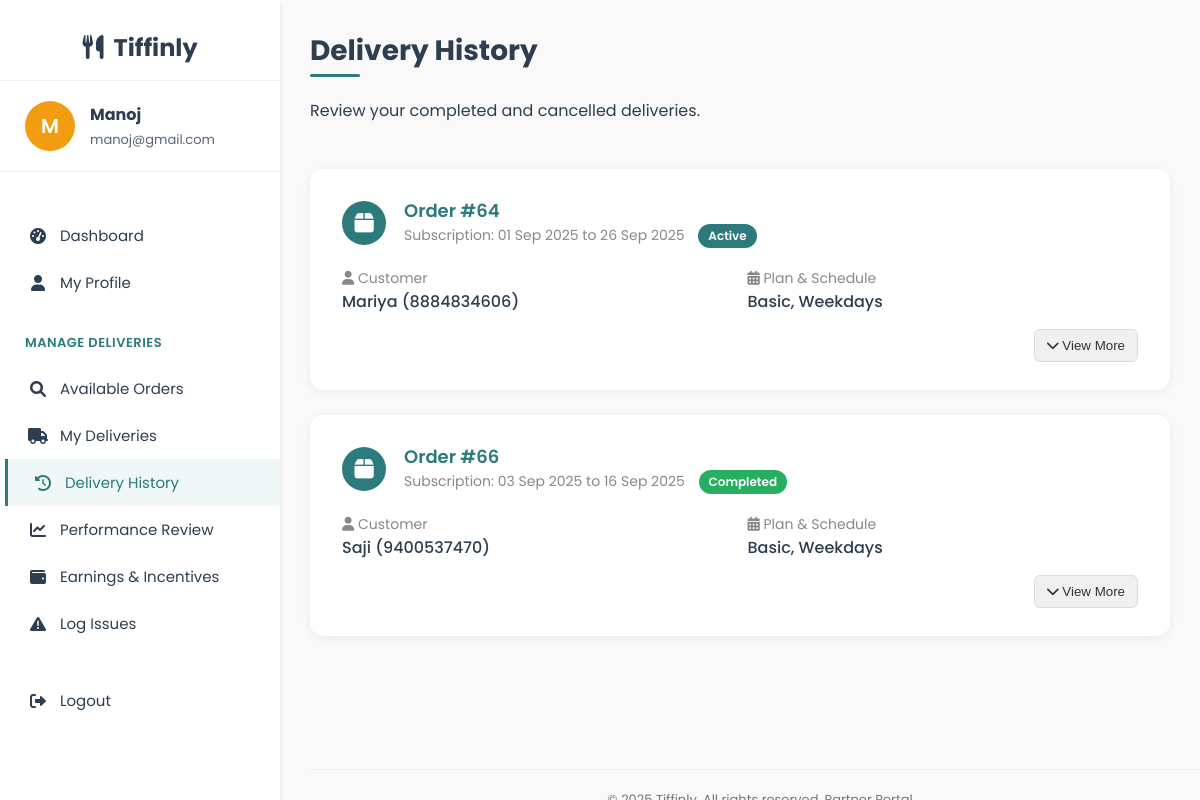
The app's page /delivery/delivery_history.php (signed in) with its own data.
### tables this page shows
CREATE TABLE `users` (
  `user_id` int(11) NOT NULL,
  `name` varchar(100) NOT NULL,
  `email` varchar(100) NOT NULL,
  `password` varchar(255) NOT NULL,
  `phone` varchar(15) DEFAULT NULL,
  `role` enum('user','admin','delivery') DEFAULT 'user',
  `created_at` timestamp NOT NULL DEFAULT current_timestamp(),
  `security_question` varchar(255) NOT NULL,
  `security_answer` varchar(255) NOT NULL
);

CREATE TABLE `delivery_assignments` (
  `assignment_id` int(11) NOT NULL,
  `subscription_id` int(11) NOT NULL,
  `delivery_date` date NOT NULL,
  `partner_id` int(11) NOT NULL,
  `assigned_at` timestamp NOT NULL DEFAULT current_timestamp(),
  `status` enum('pending','out_for_delivery','delivered','cancelled') NOT NULL DEFAULT 'pending',
  `meal_type` varchar(20) NOT NULL,
  `meal_id` int(11) DEFAULT NULL,
  `payment_id` int(11) DEFAULT NULL,
  `payment_status` enum('unpaid','paid') NOT NULL DEFAULT 'unpaid'
);

CREATE TABLE `subscriptions` (
  `subscription_id` int(11) NOT NULL,
  `user_id` int(11) DEFAULT NULL,
  `plan_id` int(11) DEFAULT NULL,
  `dietary_preference` varchar(20) DEFAULT NULL,
  `start_date` date NOT NULL,
  `end_date` date NOT NULL,
  `schedule` enum('Weekdays','Extended','Full Week') NOT NULL,
  `delivery_time` time NOT NULL,
  `total_price` decimal(10,2) NOT NULL,
  `payment_status` enum('paid','unpaid','failed') DEFAULT 'unpaid',
  `status` enum('active','pending','cancelled','expired','completed') NOT NULL DEFAULT 'pending',
  `created_at` timestamp NOT NULL DEFAULT current_timestamp()
);

CREATE TABLE `meal_plans` (
  `plan_id` int(11) NOT NULL,
  `plan_name` varchar(50) NOT NULL,
  `description` text DEFAULT NULL,
  `plan_type` enum('basic','premium') NOT NULL,
  `is_active` tinyint(1) DEFAULT 1,
  `base_price` decimal(8,2) NOT NULL
);

### delivery/delivery_history.php (the view, shortened to what this page needs)
<?php
require_once('../config/db_connect.php');
$partner_id = $_SESSION['user_id'];
$user_stmt = $conn->prepare("SELECT name, email FROM users WHERE user_id = ?");
$user_stmt->bind_param("i", $partner_id);
$user_stmt->execute();
$user_res = $user_stmt->get_result();
$user = $user_res->fetch_assoc();
$history_sql = "
        SELECT DISTINCT
                da.assignment_id,
                da.status as delivery_status,
                da.meal_type,
                da.delivery_date,
                da.assigned_at,
                s.subscription_id, s.start_date, s.end_date, s.schedule, s.plan_id, s.dietary_preference, s.status,
                u.name as user_name, u.phone, u.user_id,
                mp.plan_name,
                dp.time_slot,
                a.address_type,
                COALESCE(sm.meal_name, m.meal_name) AS meal_name
        FROM delivery_assignments da
        JOIN subscriptions s ON da.subscription_id = s.subscription_id
        JOIN users u ON s.user_id = u.user_id
        JOIN meal_plans mp ON s.plan_id = mp.plan_id
        LEFT JOIN delivery_preferences dp ON s.user_id = dp.user_id AND LOWER(da.meal_type) = LOWER(dp.meal_type)
        LEFT JOIN addresses a ON dp.address_id = a.address_id
        LEFT JOIN subscription_meals sm ON da.subscription_id = sm.subscription_id AND UPPER(DAYNAME(da.delivery_date)) = sm.day_of_week AND da.meal_type = sm.meal_type
        LEFT JOIN meals m ON da.meal_id = m.meal_id
            WHERE da.partner_id = ?
                AND da.status IN ('delivered', 'cancelled')
                AND da.delivery_date <= CURDATE()
        ORDER BY da.delivery_date DESC, s.subscription_id, FIELD(da.meal_type, 'Breakfast', 'Lunch', 'Dinner')
";
$hist_stmt = $conn->prepare($history_sql);
$hist_stmt->bind_param("i", $partner_id);
$hist_stmt->execute();
$history_res = $hist_stmt->get_result();
$history = [];
while ($row = $history_res->fetch_assoc()) {
    $sid = $row['subscription_id'];
    $date = $row['delivery_date'] ?? 'Unknown Date';
    if (!isset($history[$sid])) {
        $history[$sid] = [
            'details' => $row,
            'items_by_date' => []
        ];
    }
    if (!isset($history[$sid]['items_by_date'][$date])) {
        $history[$sid]['items_by_date'][$date] = [];
    }
    $history[$sid]['items_by_date'][$date][] = $row;
}
?>
<!DOCTYPE html>
<html lang="en">
<head>
    <link rel="stylesheet" href="https://cdnjs.cloudflare.com/ajax/libs/font-awesome/6.0.0-beta3/css/all.min.css">
    <link rel="stylesheet" href="../user/user_css/profile_style.css">
</head>
<body>
<div class="dashboard-container">
    <div class="sidebar">
        <div class="sidebar-header"><i class="fas fa-utensils"></i>&nbsp; Tiffinly</div>
        <div class="admin-profile">
            <div class="admin-avatar"><?php echo strtoupper(substr($user['name'] ?? 'P', 0, 1)); ?></div>
            <div class="admin-info">
                <h4><?php echo htmlspecialchars($user['name'] ?? 'Partner'); ?></h4>
                <p><?php echo htmlspecialchars($user['email'] ?? ''); ?></p>
            </div>
        </div>
        <div class="sidebar-menu">
            <a href="partner_dashboard.php" class="menu-item"><i class="fas fa-tachometer-alt"></i> Dashboard</a>
            <a href="partner_profile.php" class="menu-item"><i class="fas fa-user"></i> My Profile</a>
            <div class="menu-category">Manage Deliveries</div>
            <a href="available_orders.php" class="menu-item"><i class="fas fa-search"></i> Available Orders</a>
            <a href="my_deliveries.php" class="menu-item"><i class="fas fa-truck"></i> My Deliveries</a>
            <a href="delivery_history.php" class="menu-item active"><i class="fas fa-history"></i> Delivery History</a>
            <a href="performance_review.php" class="menu-item"><i class="fas fa-chart-line"></i> Performance Review</a>
            <a href="earnings.php" class="menu-item"><i class="fas fa-wallet"></i> Earnings & Incentives</a>
            <a href="log_issues.php" class="menu-item"><i class="fas fa-exclamation-triangle"></i> Log Issues</a>
            <div style="margin-top: 30px;"><a href="../logout.php" class="menu-item"><i class="fas fa-sign-out-alt"></i> Logout</a></div>
        </div>
    </div>
    <div class="main-content">
        <div class="content-wrapper">
            <div class="header">
                <div>
                    <h1>Delivery History</h1>
                    <p>Review your completed and cancelled deliveries.</p>
                </div>
            </div>
            <?php if (empty($history)): ?>
                <div class="delivery-card" style="text-align:center;color:#888;">
                    <i class="fas fa-box-open"></i> No past deliveries found.
                </div>
            <?php else: ?>
                <?php foreach ($history as $sub_id => $data): ?>
                    <div class="delivery-card">
                        <div class="card-header">
                            <div class="icon"><i class="fas fa-box"></i></div>
                            <div>
                                <div class="title">Order #<?php echo (int)$sub_id; ?></div>
                                <div style="font-size: 14px; color: #888;">
                                    Subscription: <?php echo date('d M Y', strtotime($data['details']['start_date'])); ?> to <?php echo date('d M Y', strtotime($data['details']['end_date'])); ?>
                                    <?php
                                        $status = strtolower($data['details']['status'] ?? 'active');
                                        $status_label = ucfirst($status);
                                        $badge_style = '';
                                        switch ($status) {
                                            case 'completed':
                                                $badge_style = 'background:#27ae60 !important; color:#fff !important;';
                                                break;
                                            case 'active':
                                                $badge_style = 'background:#2C7A7B !important; color:#fff !important;';
                                                break;
                                        }
                                    ?>
                                    <span class="badge badge-<?php echo $status; ?>" style="margin-left:10px;<?php echo $badge_style; ?>">
                                        <?php echo $status_label; ?>
                                    </span>
                                </div>
                            </div>
                        </div>
                        <div class="info-grid">
                            <div class="info-item">
                                <div class="label"><i class="fas fa-user"></i> Customer</div>
                                <div class="value"><?php echo htmlspecialchars($data['details']['user_name']); ?> (<?php echo htmlspecialchars($data['details']['phone']); ?>)</div>
                            </div>
                            <div class="info-item">
                                <div class="label"><i class="fas fa-calendar-alt"></i> Plan & Schedule</div>
                                <div class="value"><?php echo htmlspecialchars($data['details']['plan_name']); ?>, <?php echo htmlspecialchars($data['details']['schedule']); ?></div>
                            </div>
                        </div>
                        <div class="card-footer">
                            <button class="date-button toggle-details" data-target="details-<?php echo (int)$sub_id; ?>">
                                <i class="fas fa-chevron-down"></i> View More
                            </button>
                        </div>
                    </div>
                <?php endforeach; ?>
            <?php endif; ?>
            <footer>
            </footer>
        </div>
    </div>
</div>
</body>
</html>

### user/user_css/profile_style.css (style rules this page uses)
:root { --primary-color: #2C7A7B; --secondary-color: #F39C12; --accent-color: #F1C40F; --dark-color: #2C3E50; --light-color: #F9F9F9; --success-color: #27AE60; --danger-color: #E74C3C; --shadow-sm: 0 1px 3px rgba(0,0,0,0.12); --shadow-md: 0 4px 6px rgba(0,0,0,0.1); --shadow-lg: 0 10px 25px rgba(0,0,0,0.1); --transition-fast: all 0.2s ease; --transition-medium: all 0.3s ease; --transition-slow: all 0.5s ease; }
body { font-family: 'Poppins', sans-serif; margin: 0; padding: 0; background-color: var(--light-color); color: var(--dark-color); overflow-x: hidden; }
.dashboard-container { display: grid; grid-template-columns: 280px 1fr; min-height: 100vh; height: 100vh; overflow: hidden; }
.sidebar { background-color: white; box-shadow: var(--shadow-md); padding: 30px 0; position: relative; z-index: 10; height: 100vh; overflow-y: auto; animation: slideInLeft 0.6s ease-out; }
.sidebar-header { padding: 0 25px 15px; border-bottom: 1px solid #f0f0f0; text-align: center; }
.sidebar-menu { padding: 25px 0; }
.menu-category { color: var(--primary-color); font-size: 13px; font-weight: 600; text-transform: uppercase; letter-spacing: 0.5px; padding: 12px 25px; margin-top: 15px; }
.menu-item { padding: 12px 25px; display: flex; align-items: center; color: var(--dark-color); text-decoration: none; transition: var(--transition-medium); font-size: 15px; border-left: 3px solid transparent; }
.menu-item:hover, .menu-item.active { background-color: #FFF5F3; color: var(--primary-color); border-left: 3px solid var(--primary-color); transform: translateX(5px); }
.menu-item i { margin-right: 12px; font-size: 16px; width: 20px; text-align: center; }
.main-content { padding: 35px; background-color: var(--light-color); height: 100vh; overflow-y: auto; animation: fadeIn 0.8s ease-out; }
.header { display: flex; justify-content: space-between; align-items: center; margin-bottom: 35px; }

### records on screen
users: name "M", name "Manoj", email "manoj@gmail.com"
delivery_assignments: sub_id "64", subscription.start_date "01 Sep 2025", subscription.end_date "26 Sep 2025", subscription.status "Active", users.name "Mariya", users.phone "8884834606", meal_plans.plan_name "Basic", subscription.schedule "Weekdays"
delivery_assignments: sub_id "66", subscription.start_date "03 Sep 2025", subscription.end_date "16 Sep 2025", subscription.status "Completed", users.name "Saji", users.phone "9400537470", meal_plans.plan_name "Basic", subscription.schedule "Weekdays"
